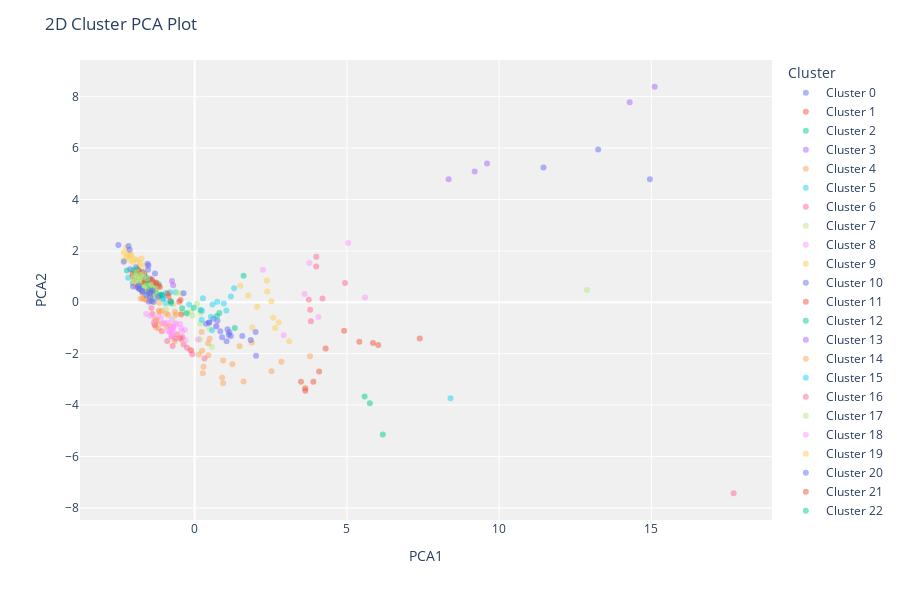

Notebook code cell kept with this figure:
### Code cell
plot_model(ap)

### Figure 1 — Plotly figure (JSON) as saved in the notebook; plotly's stock layout.template omitted (floating-point values rounded to 4 significant figures)
{"data": [{"customdata": [[16], [71], [3]], "hovertemplate": "Cluster=Cluster 0<br>PCA1=%{x}<br>PCA2=%{y}<br>Feature=%{customdata[0]}<extra></extra>", "legendgroup": "Cluster 0", "marker": {"color": "#636efa", "opacity": 0.5, "symbol": "circle"}, "mode": "markers", "name": "Cluster 0", "orientation": "v", "showlegend": true, "textposition": "top center", "type": "scatter", "x": [11.46, 14.95, 13.25], "xaxis": "x", "y": [5.245, 4.783, 5.945], "yaxis": "y"}, {"customdata": [[139], [15], [144], [62]], "hovertemplate": "Cluster=Cluster 1<br>PCA1=%{x}<br>PCA2=%{y}<br>Feature=%{customdata[0]}<extra></extra>", "legendgroup": "Cluster 1", "marker": {"color": "#EF553B", "opacity": 0.5, "symbol": "circle"}, "mode": "markers", "name": "Cluster 1", "orientation": "v", "showlegend": true, "textposition": "top center", "type": "scatter", "x": [3.631, 3.492, 3.633, 4.088], "xaxis": "x", "y": [-3.444, -3.089, -3.346, -2.69], "yaxis": "y"}, {"customdata": [[11], [141], [38]], "hovertemplate": "Cluster=Cluster 2<br>PCA1=%{x}<br>PCA2=%{y}<br>Feature=%{customdata[0]}<extra></extra>", "legendgroup": "Cluster 2", "marker": {"color": "#00cc96", "opacity": 0.5, "symbol": "circle"}, "mode": "markers", "name": "Cluster 2", "orientation": "v", "showlegend": true, "textposition": "top center", "type": "scatter", "x": [5.752, 5.581, 6.179], "xaxis": "x", "y": [-3.925, -3.666, -5.143], "yaxis": "y"}, {"customdata": [[107], [54]], "hovertemplate": "Cluster=Cluster 3<br>PCA1=%{x}<br>PCA2=%{y}<br>Feature=%{customdata[0]}<extra></extra>", "legendgroup": "Cluster 3", "marker": {"color": "#ab63fa", "opacity": 0.5, "symbol": "circle"}, "mode": "markers", "name": "Cluster 3", "orientation": "v", "showlegend": true, "textposition": "top center", "type": "scatter", "x": [15.11, 14.29], "xaxis": "x", "y": [8.385, 7.777], "yaxis": "y"}, {"customdata": [[199], [64], [65], [47], [145], [50], [114], [342], [17], [10], [308], [80], [135]], "hovertemplate": "Cluster=Cluster 4<br>PCA1=%{x}<br>PCA2=%{y}<br>Feature=%{customdata[0]}<extra></extra>", "legendgroup": "Cluster 4", "marker": {"color": "#FFA15A", "opacity": 0.5, "symbol": "circle"}, "mode": "markers", "name": "Cluster 4", "orientation": "v", "showlegend": true, "textposition": "top center", "type": "scatter", "x": [-0.436, -1.282, -1.268, -0.8247, -0.6559, -1.342, -1.076, -1.244, -1.183, -1.265, -0.9242, -1.303, -1.304], "xaxis": "x", "y": [-1.443, -0.7986, -0.6929, -0.9028, -1.519, -0.8041, -0.8262, -0.7395, -1.022, -0.9843, -0.9561, -0.8487, -0.6626], "yaxis": "y"}, {"customdata": [[84], [86], [143], [119], [165], [105], [148], [98], [46], [159], [160], [161], [66], [70], [104], [323], [305], [251], [26], [223], [198], [257], [12], [302], [192], [335], [330], [356]], "hovertemplate": "Cluster=Cluster 5<br>PCA1=%{x}<br>PCA2=%{y}<br>Feature=%{customdata[0]}<extra></extra>", "legendgroup": "Cluster 5", "marker": {"color": "#19d3f3", "opacity": 0.5, "symbol": "circle"}, "mode": "markers", "name": "Cluster 5", "orientation": "v", "showlegend": true, "textposition": "top center", "type": "scatter", "x": [-2.184, -0.943, -1.901, -1.76, -1.032, -0.8083, -1.323, -1.761, -1.63, -1.292, -1.499, -1.045, -1.294, -0.1848, -1.365, -1.444, -1.569, -1.398, -0.6318, -1.07, -1.232, -2.038, -1.715, -1.383, -1.435, -0.959, -1.603, -1.64], "xaxis": "x", "y": [0.9584, 0.3579, 0.7976, 0.8208, 0.1505, 0.3937, 0.3565, 1.073, 0.5378, 0.4044, 0.3363, 0.1356, 0.4834, -0.08879, 0.2815, 0.5144, 0.5753, 0.4577, 0.3928, 0.2303, 0.2364, 0.7501, 0.7086, 0.1496, 0.5198, -0.02634, 0.809, 0.3309], "yaxis": "y"}, {"customdata": [[100], [124], [128], [55], [24], [96], [69]], "hovertemplate": "Cluster=Cluster 6<br>PCA1=%{x}<br>PCA2=%{y}<br>Feature=%{customdata[0]}<extra></extra>", "legendgroup": "Cluster 6", "marker": {"color": "#FF6692", "opacity": 0.5, "symbol": "circle"}, "mode": "markers", "name": "Cluster 6", "orientation": "v", "showlegend": true, "textposition": "top center", "type": "scatter", "x": [3.793, 3.992, 4.938, 3.747, 3.995, 3.818, 4.197], "xaxis": "x", "y": [-0.2932, 1.389, 0.752, 0.09803, 1.769, -0.7416, 0.1451], "yaxis": "y"}, {"customdata": [[85], [1], [315], [95], [73], [172], [173], [310], [154], [41], [206], [189], [44]], "hovertemplate": "Cluster=Cluster 7<br>PCA1=%{x}<br>PCA2=%{y}<br>Feature=%{customdata[0]}<extra></extra>", "legendgroup": "Cluster 7", "marker": {"color": "#B6E880", "opacity": 0.5, "symbol": "circle"}, "mode": "markers", "name": "Cluster 7", "orientation": "v", "showlegend": true, "textposition": "top center", "type": "scatter", "x": [-0.4269, 0.1999, 0.1692, -0.6638, -0.4161, -0.06019, -0.1162, -0.6937, 0.07308, 0.5633, 0.1879, -0.2379, 0.4843], "xaxis": "x", "y": [-0.3858, -0.406, -1.445, -0.5348, 0.3413, -0.5221, -0.3508, -0.07793, -0.05352, -1.739, -0.8281, -0.4631, -1.028], "yaxis": "y"}, {"customdata": [[87], [127], [52], [63], [43], [72], [116]], "hovertemplate": "Cluster=Cluster 8<br>PCA1=%{x}<br>PCA2=%{y}<br>Feature=%{customdata[0]}<extra></extra>", "legendgroup": "Cluster 8", "marker": {"color": "#FF97FF", "opacity": 0.5, "symbol": "circle"}, "mode": "markers", "name": "Cluster 8", "orientation": "v", "showlegend": true, "textposition": "top center", "type": "scatter", "x": [3.611, 2.923, 5.593, 4.064, 5.042, 2.243, 3.767], "xaxis": "x", "y": [0.3181, -1.285, 0.1894, -0.5751, 2.307, 1.263, 1.533], "yaxis": "y"}, {"customdata": [[118], [34], [89], [32], [99], [48], [9], [150], [129], [133], [134], [31], [136], [146], [61]], "hovertemplate": "Cluster=Cluster 9<br>PCA1=%{x}<br>PCA2=%{y}<br>Feature=%{customdata[0]}<extra></extra>", "legendgroup": "Cluster 9", "marker": {"color": "#FECB52", "opacity": 0.5, "symbol": "circle"}, "mode": "markers", "name": "Cluster 9", "orientation": "v", "showlegend": true, "textposition": "top center", "type": "scatter", "x": [-1.896, -2.146, -1.973, -2.081, -2.241, -1.788, -2.177, -2.331, -1.82, -1.626, -2.326, -2.037, -2.241, -2.105, -1.746], "xaxis": "x", "y": [1.634, 1.656, 1.681, 1.814, 1.764, 1.528, 1.862, 1.641, 1.416, 1.422, 1.94, 1.553, 2.111, 1.866, 1.704], "yaxis": "y"}, {"customdata": [[125], [126], [341], [357], [142], [290], [0], [363], [67], [83], [90], [6], [77], [13], [94], [20]], "hovertemplate": "Cluster=Cluster 10<br>PCA1=%{x}<br>PCA2=%{y}<br>Feature=%{customdata[0]}<extra></extra>", "legendgroup": "Cluster 10", "marker": {"color": "#636efa", "opacity": 0.5, "symbol": "circle"}, "mode": "markers", "name": "Cluster 10", "orientation": "v", "showlegend": true, "textposition": "top center", "type": "scatter", "x": [-0.3656, -1.518, -1.928, -1.723, -1.409, -2.118, -1.548, -1.467, -1.712, -2.172, -1.303, -2.331, -1.647, -2.135, -1.534, -2.507], "xaxis": "x", "y": [0.354, 1.433, 1.359, 1.191, 0.8728, 1.289, 1.501, 0.8709, 1.044, 2.191, 1.124, 1.578, 1.033, 2.043, 1.263, 2.226], "yaxis": "y"}, {"customdata": [[53], [132], [4], [115], [78], [97], [101]], "hovertemplate": "Cluster=Cluster 11<br>PCA1=%{x}<br>PCA2=%{y}<br>Feature=%{customdata[0]}<extra></extra>", "legendgroup": "Cluster 11", "marker": {"color": "#EF553B", "opacity": 0.5, "symbol": "circle"}, "mode": "markers", "name": "Cluster 11", "orientation": "v", "showlegend": true, "textposition": "top center", "type": "scatter", "x": [4.908, 7.392, 5.857, 4.301, 6.028, 5.409, 3.898], "xaxis": "x", "y": [-1.108, -1.413, -1.588, -1.798, -1.659, -1.54, -3.092], "yaxis": "y"}, {"customdata": [[244], [234], [350], [324], [346], [353], [195], [102], [57], [163], [164], [8], [216], [5], [205], [30], [196], [187], [185], [42], [325], [318], [339], [272], [2], [76], [19], [74], [121], [282], [361], [106]], "hovertemplate": "Cluster=Cluster 12<br>PCA1=%{x}<br>PCA2=%{y}<br>Feature=%{customdata[0]}<extra></extra>", "legendgroup": "Cluster 12", "marker": {"color": "#00cc96", "opacity": 0.5, "symbol": "circle"}, "mode": "markers", "name": "Cluster 12", "orientation": "v", "showlegend": true, "textposition": "top center", "type": "scatter", "x": [-1.97, -1.358, -1.708, -1.802, -1.896, -1.756, -1.462, -1.677, -1.731, -1.607, -1.079, -1.78, -1.578, -1.286, -1.562, -1.148, -1.091, -1.316, -1.463, -2.012, -1.561, -1.736, -1.599, -1.939, -2.229, -1.547, -1.603, -1.181, -1.937, -1.992, -1.585, -1.848], "xaxis": "x", "y": [1.023, 0.7351, 0.9772, 1.105, 1.288, 0.6731, 0.7249, 0.855, 0.7906, 0.7681, 0.2866, 0.8901, 0.9539, 0.4387, 0.5766, 0.2873, 0.3011, 0.5065, 0.6736, 1.249, 0.8648, 0.6225, 0.5912, 1.208, 1.236, 0.5839, 0.8168, 0.7057, 1.026, 0.955, 0.4399, 1.191], "yaxis": "y"}, {"customdata": [[28], [151], [113]], "hovertemplate": "Cluster=Cluster 13<br>PCA1=%{x}<br>PCA2=%{y}<br>Feature=%{customdata[0]}<extra></extra>", "legendgroup": "Cluster 13", "marker": {"color": "#ab63fa", "opacity": 0.5, "symbol": "circle"}, "mode": "markers", "name": "Cluster 13", "orientation": "v", "showlegend": true, "textposition": "top center", "type": "scatter", "x": [9.196, 9.603, 8.341], "xaxis": "x", "y": [5.084, 5.399, 4.786], "yaxis": "y"}, {"customdata": [[33], [331], [92], [117], [359], [120], [37], [140], [45], [138], [25], [58], [51], [122], [79], [306], [82], [153]], "hovertemplate": "Cluster=Cluster 14<br>PCA1=%{x}<br>PCA2=%{y}<br>Feature=%{customdata[0]}<extra></extra>", "legendgroup": "Cluster 14", "marker": {"color": "#FFA15A", "opacity": 0.5, "symbol": "circle"}, "mode": "markers", "name": "Cluster 14", "orientation": "v", "showlegend": true, "textposition": "top center", "type": "scatter", "x": [1.605, 0.442, 3.789, 0.9337, 0.4469, 0.2474, 0.2656, 0.9003, 2.524, 2.849, 0.9343, 1.875, 0.2893, 1.474, 0.49, -0.1209, 1.238, 0.141], "xaxis": "x", "y": [-3.082, -1.59, -2.101, -2.262, -2.063, -1.887, -2.765, -2.929, -2.683, -2.31, -3.152, -1.564, -2.512, -1.712, -1.424, -1.876, -2.409, -2.028], "yaxis": "y"}, {"customdata": [[131]], "hovertemplate": "Cluster=Cluster 15<br>PCA1=%{x}<br>PCA2=%{y}<br>Feature=%{customdata[0]}<extra></extra>", "legendgroup": "Cluster 15", "marker": {"color": "#19d3f3", "opacity": 0.5, "symbol": "circle"}, "mode": "markers", "name": "Cluster 15", "orientation": "v", "showlegend": true, "textposition": "top center", "type": "scatter", "x": [8.403], "xaxis": "x", "y": [-3.737], "yaxis": "y"}, {"customdata": [[137]], "hovertemplate": "Cluster=Cluster 16<br>PCA1=%{x}<br>PCA2=%{y}<br>Feature=%{customdata[0]}<extra></extra>", "legendgroup": "Cluster 16", "marker": {"color": "#FF6692", "opacity": 0.5, "symbol": "circle"}, "mode": "markers", "name": "Cluster 16", "orientation": "v", "showlegend": true, "textposition": "top center", "type": "scatter", "x": [17.7], "xaxis": "x", "y": [-7.43], "yaxis": "y"}, {"customdata": [[152]], "hovertemplate": "Cluster=Cluster 17<br>PCA1=%{x}<br>PCA2=%{y}<br>Feature=%{customdata[0]}<extra></extra>", "legendgroup": "Cluster 17", "marker": {"color": "#B6E880", "opacity": 0.5, "symbol": "circle"}, "mode": "markers", "name": "Cluster 17", "orientation": "v", "showlegend": true, "textposition": "top center", "type": "scatter", "x": [12.89], "xaxis": "x", "y": [0.477], "yaxis": "y"}, {"customdata": [[209], [322], [18], [297], [183], [188], [286], [21], [289], [60], [167], [340], [344], [354]], "hovertemplate": "Cluster=Cluster 18<br>PCA1=%{x}<br>PCA2=%{y}<br>Feature=%{customdata[0]}<extra></extra>", "legendgroup": "Cluster 18", "marker": {"color": "#FF97FF", "opacity": 0.5, "symbol": "circle"}, "mode": "markers", "name": "Cluster 18", "orientation": "v", "showlegend": true, "textposition": "top center", "type": "scatter", "x": [-0.751, 0.1074, 0.7339, -0.6948, -0.4467, -0.6106, -0.9081, -0.7663, -1.102, -0.7829, -0.6364, -1.594, -0.4772, -1.188], "xaxis": "x", "y": [-0.6784, -1.453, -0.9329, -0.9389, -1.01, -0.8468, -0.7843, -1.135, -0.606, -1.14, -0.8198, -0.4559, -0.8417, -0.5362], "yaxis": "y"}, {"customdata": [[40], [182], [149], [317], [316], [337], [235], [307], [338], [190], [35], [93], [304], [23]], "hovertemplate": "Cluster=Cluster 19<br>PCA1=%{x}<br>PCA2=%{y}<br>Feature=%{customdata[0]}<extra></extra>", "legendgroup": "Cluster 19", "marker": {"color": "#FECB52", "opacity": 0.5, "symbol": "circle"}, "mode": "markers", "name": "Cluster 19", "orientation": "v", "showlegend": true, "textposition": "top center", "type": "scatter", "x": [-1.968, -1.4, -1.37, -1.714, -1.864, -2.012, -1.272, -1.767, -1.679, -1.654, -1.831, -1.582, -2.008, -1.494], "xaxis": "x", "y": [0.6806, 0.6576, 0.7823, 0.4803, 0.755, 0.7474, 0.4686, 0.8502, 0.7957, 0.5936, 0.5745, 0.4833, 0.955, 0.3243], "yaxis": "y"}, {"customdata": [[258], [111], [345], [326], [162], [226], [56], [214], [225], [212], [180], [202], [174], [203], [177], [175], [334]], "hovertemplate": "Cluster=Cluster 20<br>PCA1=%{x}<br>PCA2=%{y}<br>Feature=%{customdata[0]}<extra></extra>", "legendgroup": "Cluster 20", "marker": {"color": "#636efa", "opacity": 0.5, "symbol": "circle"}, "mode": "markers", "name": "Cluster 20", "orientation": "v", "showlegend": true, "textposition": "top center", "type": "scatter", "x": [0.6132, 2.015, 0.8996, 2.001, 1.187, 0.748, 1.839, 1.563, 1.138, 1.049, 1.079, 0.3704, 0.4669, 1.118, 0.7022, 0.4788, 0.8403], "xaxis": "x", "y": [-0.6387, -2.084, -1.359, -1.153, -1.316, -0.7145, -1.465, -1.31, -1.163, -1.52, -1.048, -0.8337, -0.7984, -1.268, -0.9296, -0.7888, -1.126], "yaxis": "y"}, {"customdata": [[245], [246], [211], [252], [287], [213], [265], [123], [360], [277], [280], [291], [108], [261], [193], [181], [210], [215], [207], [224], [218], [232], [220]], "hovertemplate": "Cluster=Cluster 21<br>PCA1=%{x}<br>PCA2=%{y}<br>Feature=%{customdata[0]}<extra></extra>", "legendgroup": "Cluster 21", "marker": {"color": "#EF553B", "opacity": 0.5, "symbol": "circle"}, "mode": "markers", "name": "Cluster 21", "orientation": "v", "showlegend": true, "textposition": "top center", "type": "scatter", "x": [-1.732, -2.036, -1.452, -1.641, -2.041, -1.188, -1.658, -1.278, -0.4445, -1.786, -1.847, -1.96, -0.7977, -1.784, -0.8598, -0.5078, -1.367, -1.142, -1.423, -0.8854, -0.466, -1.262, -1.656], "xaxis": "x", "y": [1.139, 1.024, 0.9117, 0.8533, 1.105, 0.6291, 0.7852, 0.7402, -0.4789, 1.123, 1.244, 1.036, 0.04742, 1.081, 0.2298, 0.01697, 0.8007, 0.5965, 0.3809, 0.3328, 0.08655, 0.7673, 1.107], "yaxis": "y"}, {"customdata": [[333], [314], [343], [228], [229], [311], [158], [217], [186], [319]], "hovertemplate": "Cluster=Cluster 22<br>PCA1=%{x}<br>PCA2=%{y}<br>Feature=%{customdata[0]}<extra></extra>", "legendgroup": "Cluster 22", "marker": {"color": "#00cc96", "opacity": 0.5, "symbol": "circle"}, "mode": "markers", "name": "Cluster 22", "orientation": "v", "showlegend": true, "textposition": "top center", "type": "scatter", "x": [-0.7764, 1.607, -0.4104, 0.7292, 1.316, -0.7817, -0.02842, 0.1905, 0.8113, -0.2667], "xaxis": "x", "y": [0.03347, 1.03, -0.2277, -0.5384, -1.001, -0.04186, -0.2172, -0.3023, -0.4215, -0.4183], "yaxis": "y"}, {"customdata": [[230], [176]], "hovertemplate": "Cluster=Cluster 23<br>PCA1=%{x}<br>PCA2=%{y}<br>Feature=%{customdata[0]}<extra></extra>", "legendgroup": "Cluster 23", "marker": {"color": "#ab63fa", "opacity": 0.5, "symbol": "circle"}, "mode": "markers", "name": "Cluster 23", "orientation": "v", "showlegend": true, "textposition": "top center", "type": "scatter", "x": [-0.7469, -0.7058], "xaxis": "x", "y": [0.823, 0.6673], "yaxis": "y"}, {"customdata": [[178], [81], [355], [221], [68], [296], [110], [39], [329], [250], [349], [171], [7], [237], [200], [204], [248], [238], [321]], "hovertemplate": "Cluster=Cluster 24<br>PCA1=%{x}<br>PCA2=%{y}<br>Feature=%{customdata[0]}<extra></extra>", "legendgroup": "Cluster 24", "marker": {"color": "#FFA15A", "opacity": 0.5, "symbol": "circle"}, "mode": "markers", "name": "Cluster 24", "orientation": "v", "showlegend": true, "textposition": "top center", "type": "scatter", "x": [0.2278, -1.077, -1.588, -1.161, -1.772, -1.917, -1.673, -0.8667, -1.64, -1.467, -0.936, -0.6066, -1.156, -0.6492, -1.227, -1.462, -1.731, -1.178, -1.718], "xaxis": "x", "y": [-1.157, -0.3362, 0.07893, -0.01484, 0.1332, 0.5926, 0.1284, -0.4936, 0.1396, 0.2158, -0.4369, -0.4721, -0.3697, -0.3697, 0.1802, 0.06157, 0.3764, -0.32, 0.1774], "yaxis": "y"}, {"customdata": [[281], [241], [242], [273], [231], [249], [269], [191], [266], [285], [293]], "hovertemplate": "Cluster=Cluster 25<br>PCA1=%{x}<br>PCA2=%{y}<br>Feature=%{customdata[0]}<extra></extra>", "legendgroup": "Cluster 25", "marker": {"color": "#19d3f3", "opacity": 0.5, "symbol": "circle"}, "mode": "markers", "name": "Cluster 25", "orientation": "v", "showlegend": true, "textposition": "top center", "type": "scatter", "x": [1.294, 0.7396, 0.5725, 0.9555, 0.2684, 1.04, 0.5861, 0.2393, 0.5322, 0.2272, 1.189], "xaxis": "x", "y": [0.5475, 0.01756, -1.091, -0.05073, 0.1541, -0.3238, -0.08819, -0.3339, -0.5644, -0.6753, 0.2255], "yaxis": "y"}, {"customdata": [[14], [312], [309], [351], [303], [103], [49], [274], [275], [166], [59], [362], [227], [243], [240], [197]], "hovertemplate": "Cluster=Cluster 26<br>PCA1=%{x}<br>PCA2=%{y}<br>Feature=%{customdata[0]}<extra></extra>", "legendgroup": "Cluster 26", "marker": {"color": "#FF6692", "opacity": 0.5, "symbol": "circle"}, "mode": "markers", "name": "Cluster 26", "orientation": "v", "showlegend": true, "textposition": "top center", "type": "scatter", "x": [-0.25, -1.081, -0.7266, -1.388, -1.423, -0.9026, -0.131, -0.3653, -1.312, -0.4701, -0.07558, 0.3216, -0.7613, -0.5833, -0.402, -0.6398], "xaxis": "x", "y": [-1.769, -1.131, -1.704, -0.4535, -0.2271, -1.508, -1.863, -1.645, -0.8963, -1.404, -2.022, -2.188, -1.332, -1.244, -1.36, -1.409], "yaxis": "y"}, {"customdata": [[184], [253], [264], [247], [179], [219], [260], [262], [259], [267], [352], [284], [292], [283], [294], [268], [279], [288], [298], [276], [271], [278]], "hovertemplate": "Cluster=Cluster 27<br>PCA1=%{x}<br>PCA2=%{y}<br>Feature=%{customdata[0]}<extra></extra>", "legendgroup": "Cluster 27", "marker": {"color": "#B6E880", "opacity": 0.5, "symbol": "circle"}, "mode": "markers", "name": "Cluster 27", "orientation": "v", "showlegend": true, "textposition": "top center", "type": "scatter", "x": [-1.535, -1.822, -1.913, -1.707, -1.566, -0.585, -2.006, -1.689, -1.25, -1.786, -0.9466, -1.725, -1.898, -1.684, -1.588, -1.997, -1.682, -1.896, -1.443, -1.284, -1.294, -1.759], "xaxis": "x", "y": [0.2581, 0.7865, 1.021, 1.11, 0.9132, 0.3662, 0.9452, 0.5977, 0.1432, 0.9272, -0.2535, 0.5647, 1.19, 0.4797, 0.6564, 1.039, 0.9975, 0.9887, 0.6822, 0.5297, 0.3022, 1.063], "yaxis": "y"}, {"customdata": [[348], [201], [169], [222], [170], [233], [256], [295], [299], [270], [263], [255], [254], [320], [239]], "hovertemplate": "Cluster=Cluster 28<br>PCA1=%{x}<br>PCA2=%{y}<br>Feature=%{customdata[0]}<extra></extra>", "legendgroup": "Cluster 28", "marker": {"color": "#FF97FF", "opacity": 0.5, "symbol": "circle"}, "mode": "markers", "name": "Cluster 28", "orientation": "v", "showlegend": true, "textposition": "top center", "type": "scatter", "x": [-0.7786, -0.6983, -0.709, -0.8253, -0.7602, -0.3205, -0.7479, -0.4155, -0.7702, -1.032, -1.459, -0.9773, -0.8724, -1.331, -0.306], "xaxis": "x", "y": [-1.017, -0.9886, -1.109, -1.15, -0.9627, -1.083, -1.312, -1.129, -1.043, -0.8044, -0.5297, -0.8365, -1.127, -0.7768, -1.478], "yaxis": "y"}, {"customdata": [[130], [155], [327], [36], [332], [75], [301], [300], [147], [112], [29]], "hovertemplate": "Cluster=Cluster 29<br>PCA1=%{x}<br>PCA2=%{y}<br>Feature=%{customdata[0]}<extra></extra>", "legendgroup": "Cluster 29", "marker": {"color": "#FECB52", "opacity": 0.5, "symbol": "circle"}, "mode": "markers", "name": "Cluster 29", "orientation": "v", "showlegend": true, "textposition": "top center", "type": "scatter", "x": [2.384, 1.897, 2.05, 2.759, 1.498, 2.368, 3.106, 1.76, 2.517, 2.646, 2.58], "xaxis": "x", "y": [0.4227, -0.9812, -0.1775, -0.7854, 0.6446, 0.8438, -1.517, 0.2624, 0.04046, -1.005, -0.6025], "yaxis": "y"}, {"customdata": [[88], [109], [358], [91], [22], [347], [157], [168], [194], [336], [208], [328], [236], [313], [156], [27]], "hovertemplate": "Cluster=Cluster 30<br>PCA1=%{x}<br>PCA2=%{y}<br>Feature=%{customdata[0]}<extra></extra>", "legendgroup": "Cluster 30", "marker": {"color": "#636efa", "opacity": 0.5, "symbol": "circle"}, "mode": "markers", "name": "Cluster 30", "orientation": "v", "showlegend": true, "textposition": "top center", "type": "scatter", "x": [-1.716, -1.345, -1.865, -1.505, -1.814, -1.825, -1.518, -1.466, -1.466, -1.722, -1.838, -2.025, -1.382, -1.583, -1.202, -1.408], "xaxis": "x", "y": [0.4107, 0.01376, 0.5799, 0.02295, 0.5191, 0.5217, 0.402, 0.365, 0.2089, 0.4438, 0.654, 0.6136, 0.4556, 0.2627, 0.2121, 0.03639], "yaxis": "y"}], "layout": {"height": 600, "legend": {"title": {"text": "Cluster"}, "tracegroupgap": 0}, "margin": {"t": 60}, "plot_bgcolor": "rgb(240,240,240)", "title": {"text": "2D Cluster PCA Plot"}, "xaxis": {"anchor": "y", "domain": [0, 1], "title": {"text": "PCA1"}}, "yaxis": {"anchor": "x", "domain": [0, 1], "title": {"text": "PCA2"}}}}
